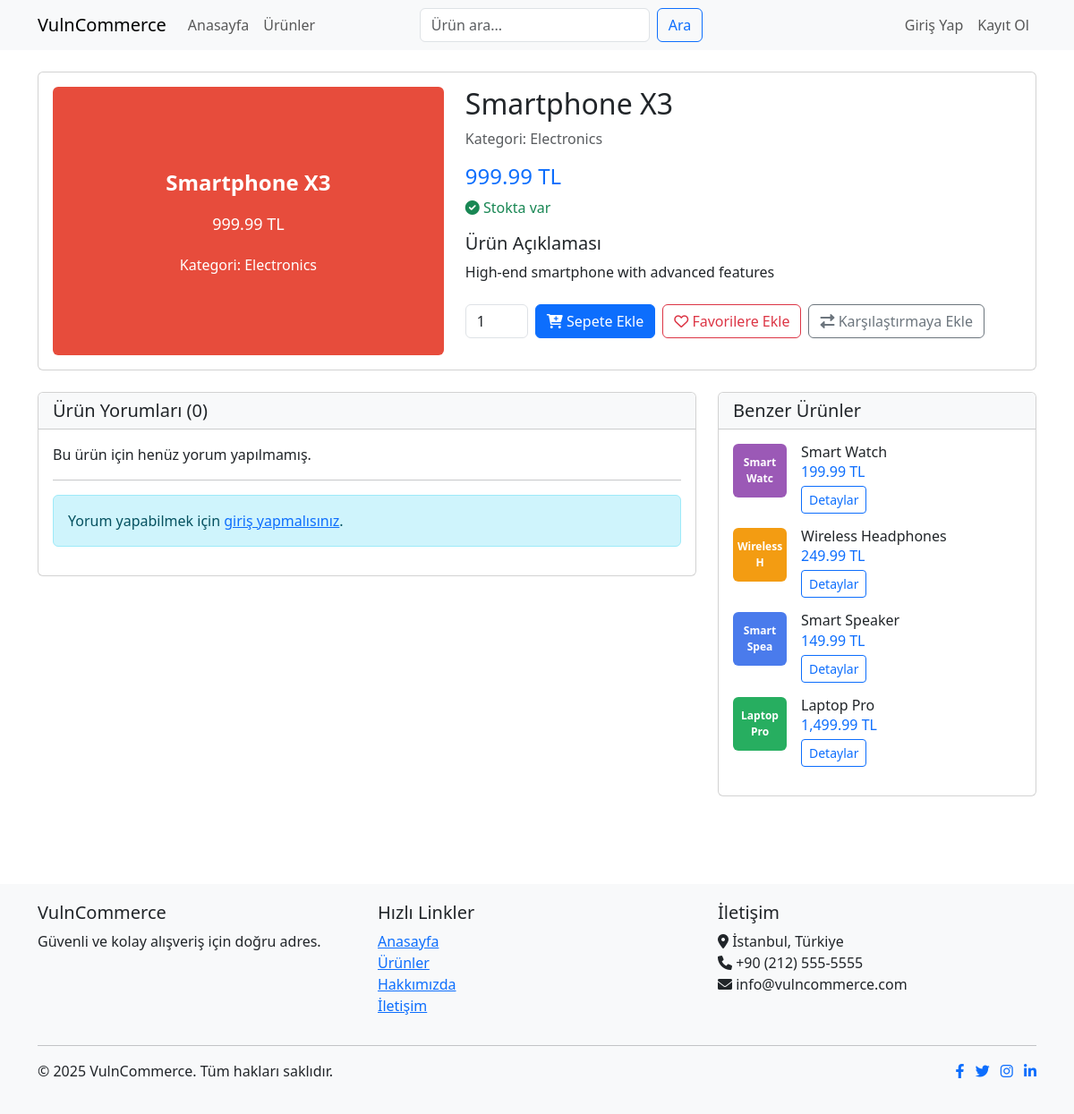
Screenshot of /product.php?id=1 with the database file from the repository.
### tables this page shows
CREATE TABLE products (
    id INT AUTO_INCREMENT PRIMARY KEY,
    name VARCHAR(255) NOT NULL,
    description TEXT,
    price DECIMAL(10, 2) NOT NULL,
    image VARCHAR(255) DEFAULT 'default_product.jpg',
    stock INT NOT NULL DEFAULT 0,
    category VARCHAR(50),
    created_at TIMESTAMP DEFAULT CURRENT_TIMESTAMP,
    updated_at TIMESTAMP DEFAULT CURRENT_TIMESTAMP ON UPDATE CURRENT_TIMESTAMP
);

### models/Product.php (called while the page is built, shortened)
<?php
class Product {
    private $db;
    public function __construct() {
        $this->db = Database::getInstance();
    }
    public function getById($id) {
        return $this->db->selectOne("SELECT * FROM products WHERE id = :id", ['id' => $id]);
    }
    public function getComments($productId) {
        $sql = "SELECT c.*, u.username, u.profile_image
                FROM comments c
                JOIN users u ON c.user_id = u.id
                WHERE c.product_id = :product_id
                ORDER BY c.created_at DESC";
        return $this->db->select($sql, ['product_id' => $productId]);
    }
    public function getRelatedProducts($productId, $limit = 4) {
        $product = $this->getById($productId);
        $sql = "SELECT * FROM products
                WHERE category = :category AND id != :id
                ORDER BY RAND()
                LIMIT :limit";
        return $this->db->select($sql, [
            'category' => $product['category'],
            'id' => (int)$productId,
            'limit' => (int)$limit
        ]);
    }
}

### config/database.php (called while the page is built, shortened)
<?php
class Database {
    private $conn;
    private static $instance = null;
    private function __construct() {
        try {
            $this->conn = new PDO(
                "mysql:host=" . DB_HOST . ";dbname=" . DB_NAME,
                DB_USER,
                DB_PASS,
                array(PDO::ATTR_ERRMODE => PDO::ERRMODE_EXCEPTION)
            );
        } catch (PDOException $e) {
            die("Connection failed: " . $e->getMessage());
        }
    }
    public static function getInstance() {
        if (self::$instance === null) {
            self::$instance = new self();
        }
        return self::$instance;
    }
    public function query($sql, $params = []) {
        $stmt = $this->conn->prepare($sql);
        foreach ($params as $key => $value) {
            if (is_int($value)) {
                $stmt->bindValue(":$key", $value, PDO::PARAM_INT);
            } else {
                $stmt->bindValue(":$key", $value, PDO::PARAM_STR);
            }
        }
        $stmt->execute();
        return $stmt;
    }
    public function select($sql, $params = []) {
        $stmt = $this->query($sql, $params);
        return $stmt->fetchAll(PDO::FETCH_ASSOC);
    }
    public function selectOne($sql, $params = []) {
        $stmt = $this->query($sql, $params);
        return $stmt->fetch(PDO::FETCH_ASSOC);
    }
}

### controllers/ProductController.php (called while the page is built, shortened)
<?php
require_once 'models/Product.php';
class ProductController {
    private $productModel;
    public function __construct() {
        $this->productModel = new Product();
    }
    public function getProductComments($productId) {
        return $this->productModel->getComments($productId);
    }
    public function isProductInCart($productId) {
        if (!isLoggedIn()) {
            return false;
        }
        return $this->productModel->isInCart($productId, $_SESSION['user_id']);
    }
    public function isProductInFavorites($productId) {
        if (!isLoggedIn()) {
            return false;
        }
        return $this->productModel->isInFavorites($productId, $_SESSION['user_id']);
    }
    public function isProductInCompare($productId) {
        if (!isLoggedIn()) {
            return false;
        }
        return $this->productModel->isInCompare($productId, $_SESSION['user_id']);
    }
    public function getRelatedProducts($productId, $limit = 4) {
        return $this->productModel->getRelatedProducts($productId, $limit);
    }
}

### includes/functions.php (called while the page is built, shortened)
<?php
function isLoggedIn() {
    return isset($_SESSION['user_id']);
}
function formatPrice($price) {
    return number_format($price, 2, '.', ',') . ' TL';
}

### product.php (the view, shortened to what this page needs)
<?php
require_once 'views/components/header.php';
$productController = new ProductController();
$productId = isset($_GET['id']) ? (int)$_GET['id'] : 0;
$product = $productController->getProductById($productId);
$comments = $productController->getProductComments($productId);
$relatedProducts = $productController->getRelatedProducts($productId);
$isInCart = $productController->isProductInCart($productId);
$isInFavorites = $productController->isProductInFavorites($productId);
$isInCompare = $productController->isProductInCompare($productId);
$colors = ['4a7bec', 'e74c3c', '27ae60', 'f39c12', '9b59b6', '1abc9c', 'd35400', '34495e', '2ecc71', 'e67e22'];
$colorIndex = $productId % count($colors);
$productColor = $colors[$colorIndex];
?>
<div class="row">
    <div class="col-md-12 mb-4">
        <div class="card">
            <div class="card-body">
                <div class="row">
                    <div class="col-md-5 mb-4 mb-md-0">
                        <div class="product-image-placeholder rounded" style="height: 300px; background-color: #<?php echo $productColor; ?>; display: flex; flex-direction: column; justify-content: center; align-items: center; color: white; padding: 20px; text-align: center;">
                            <div style="font-size: 24px; font-weight: bold; margin-bottom: 15px;"><?php echo $product['name']; ?></div>
                            <div style="font-size: 18px;"><?php echo formatPrice($product['price']); ?></div>
                            <div style="margin-top: 20px; font-size: 16px;">Kategori: <?php echo $product['category']; ?></div>
                        </div>
                    </div>
                    <div class="col-md-7">
                        <h2><?php echo $product['name']; ?></h2>
                        <p class="text-muted mb-3">Kategori: <?php echo $product['category']; ?></p>
                        <div class="mb-3">
                            <h4 class="text-primary"><?php echo formatPrice($product['price']); ?></h4>
                            <p class="text-success">
                                <i class="fas fa-check-circle"></i>
                                <?php echo $product['stock'] > 0 ? 'Stokta var' : 'Stokta yok'; ?>
                            </p>
                        </div>
                        <div class="mb-4">
                            <h5>Ürün Açıklaması</h5>
                            <p><?php echo $product['description']; ?></p>
                        </div>
                        <div class="d-flex gap-2 mb-3">
                            <?php if (!$isInCart): ?>
                            <form action="cart_actions.php" method="POST">
                                <div class="d-flex gap-2">
                                    <input type="number" class="form-control" name="quantity" value="1" min="1" max="10" style="width: 70px;">
                                    <button type="submit" class="btn btn-primary">
                                        <i class="fas fa-cart-plus"></i> Sepete Ekle
                                    </button>
                                </div>
                            </form>
                            <?php endif; ?>
                            <?php if (!$isInFavorites): ?>
                            <form action="favorite_actions.php" method="POST">
                                <button type="submit" class="btn btn-outline-danger">
                                    <i class="far fa-heart"></i> Favorilere Ekle
                                </button>
                            </form>
                            <?php endif; ?>
                            <?php if (!$isInCompare): ?>
                            <form action="compare_actions.php" method="POST">
                                <button type="submit" class="btn btn-outline-secondary">
                                    <i class="fas fa-exchange-alt"></i> Karşılaştırmaya Ekle
                                </button>
                            </form>
                            <?php endif; ?>
                        </div>
                    </div>
                </div>
            </div>
        </div>
    </div>
    <div class="col-md-8 mb-4">
        <div class="card">
            <div class="card-header bg-light">
                <h5 class="mb-0">Ürün Yorumları (<?php echo count($comments); ?>)</h5>
            </div>
            <div class="card-body">
                <?php if (count($comments) > 0): ?>
                    <?php foreach($comments as $comment):
                        $commentColorIndex = crc32($comment['username']) % count($colors);
                        $commentColor = $colors[$commentColorIndex];
                        $initials = strtoupper(substr($comment['username'], 0, 2));
                    ?>
                        <div class="d-flex mb-4">
                            <div class="rounded-circle me-3 d-flex justify-content-center align-items-center" style="width: 50px; height: 50px; background-color: #<?php echo $commentColor; ?>; color: white; font-weight: bold;">
                                <?php echo $initials; ?>
                            </div>
                            <div>
                                <div class="d-flex align-items-center mb-1">
                                    <h6 class="mb-0 me-2"><?php echo $comment['username']; ?></h6>
                                    <small class="text-muted"><?php echo date('d.m.Y H:i', strtotime($comment['created_at'])); ?></small>
                                </div>
                                <?php if ($comment['rating']): ?>
                                    <div class="mb-2">
                                        <?php for ($i = 1; $i <= 5; $i++): ?>
                                            <?php if ($i <= $comment['rating']): ?>
                                                <i class="fas fa-star text-warning"></i>
                                            <?php else: ?>
                                                <i class="far fa-star text-warning"></i>
                                            <?php endif; ?>
                                        <?php endfor; ?>
                                    </div>
                                <?php endif; ?>
                                <p class="mb-0"><?php echo $comment['comment']; ?></p>
                            </div>
                        </div>
                    <?php endforeach; ?>
                <?php else: ?>
                    <p>Bu ürün için henüz yorum yapılmamış.</p>
                <?php endif; ?>
                <?php if (isLoggedIn()): ?>
                    <hr>
                    <h5 class="mb-3">Yorum Yap</h5>
                    <form action="product.php?id=<?php echo $productId; ?>" method="POST">
                        <input type="hidden" name="product_id" value="<?php echo $productId; ?>">
                        <div class="mb-3">
                            <label for="rating" class="form-label">Puan</label>
                            <select class="form-select" id="rating" name="rating">
                                <option value="">Seçiniz</option>
                                <option value="1">1 - Çok Kötü</option>
                                <option value="2">2 - Kötü</option>
                                <option value="3">3 - Orta</option>
                                <option value="4">4 - İyi</option>
                                <option value="5">5 - Çok İyi</option>
                            </select>
                        </div>
                        <div class="mb-3">
                            <label for="comment" class="form-label">Yorumunuz</label>
                            <textarea class="form-control" id="comment" name="comment" rows="3" required></textarea>
                        </div>
                        <button type="submit" class="btn btn-primary">Yorumu Gönder</button>
                    </form>
                <?php else: ?>
                    <hr>
                    <div class="alert alert-info">
                        Yorum yapabilmek için <a href="login.php">giriş yapmalısınız</a>.
                    </div>
                <?php endif; ?>
            </div>
        </div>
    </div>
    <div class="col-md-4 mb-4">
        <div class="card">
            <div class="card-header bg-light">
                <h5 class="mb-0">Benzer Ürünler</h5>
            </div>
            <div class="card-body">
                <?php if (count($relatedProducts) > 0): ?>
                    <?php foreach($relatedProducts as $relatedProduct):
                        $relatedColorIndex = $relatedProduct['id'] % count($colors);
                        $relatedColor = $colors[$relatedColorIndex];
                    ?>
                        <div class="d-flex mb-3">
                            <div class="rounded me-3" style="width: 60px; height: 60px; background-color: #<?php echo $relatedColor; ?>; display: flex; justify-content: center; align-items: center; color: white; font-weight: bold; font-size: 12px; text-align: center;">
                                <?php echo substr($relatedProduct['name'], 0, 10); ?>
                            </div>
                            <div>
                                <h6 class="mb-0"><?php echo $relatedProduct['name']; ?></h6>
                                <p class="text-primary mb-0"><?php echo formatPrice($relatedProduct['price']); ?></p>
                                <a href="product.php?id=<?php echo $relatedProduct['id']; ?>" class="btn btn-sm btn-outline-primary mt-1">Detaylar</a>
                            </div>
                        </div>
                    <?php endforeach; ?>
                <?php else: ?>
                    <p>Benzer ürün bulunamadı.</p>
                <?php endif; ?>
            </div>
        </div>
    </div>
</div>
<?php
require_once 'views/components/footer.php';
?>

### rows the page displays
products: name "Smartphone X3", price "999.99 TL", category "Electronics", description "High-end smartphone with advanced features"
products: name "Smart Watc", name "Smart Watch", price "199.99 TL"
products: name "Wireless H", name "Wireless Headphones", price "249.99 TL"
products: name "Smart Spea", name "Smart Speaker", price "149.99 TL"
products: name "Laptop Pro", price "1,499.99 TL"

### other values shown
count($comments) "0"
